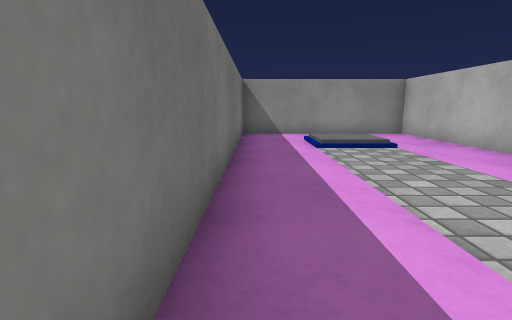
View 1 (above)

16 first-person views from a walk through a Unity game level. The camera is 0.51 m above the floor, tilts 10° down and sees 80° across. The floor is counted in squares, 0.5 m on a side. Each view is taken from the middle of a square. On the plan, view 1 faces up. The plan holds only what a view shows up to about 12 squares ahead; the rest is blank. The place goes on beyond the plan. The player character is not drawn. Surface patterns are stand-ins for the level's own textures.

View 2
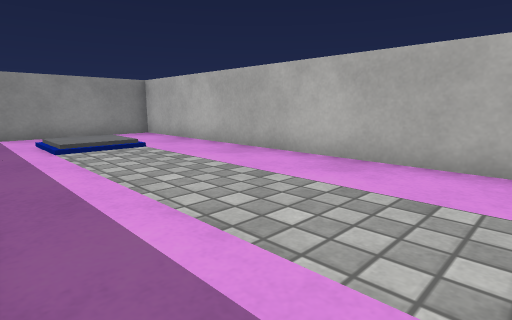

View 3
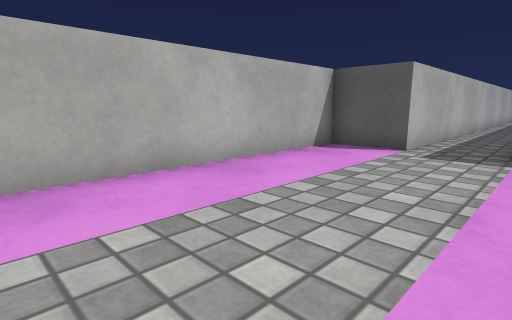

View 4
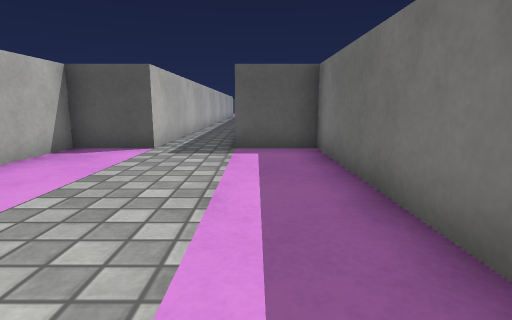

View 5
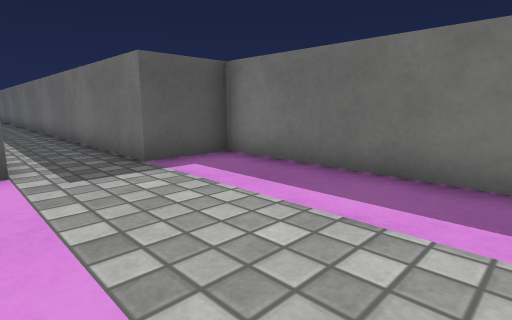

View 6
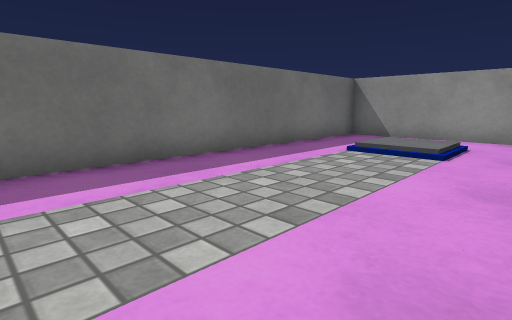

View 7
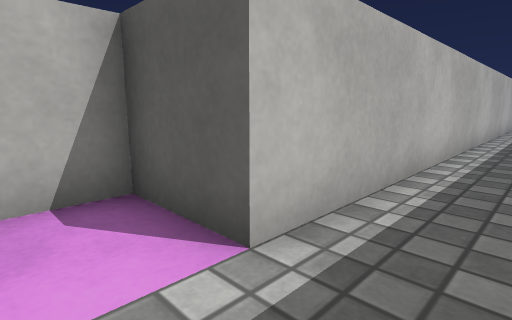

View 8
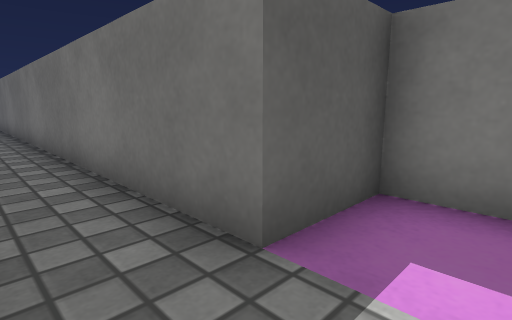

View 9
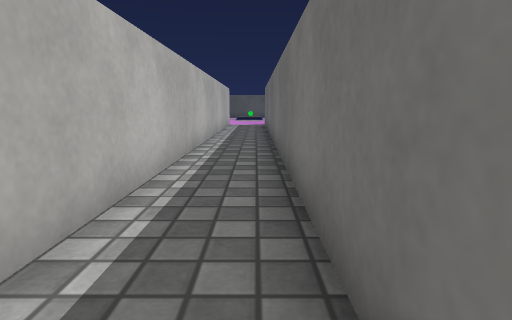

View 10
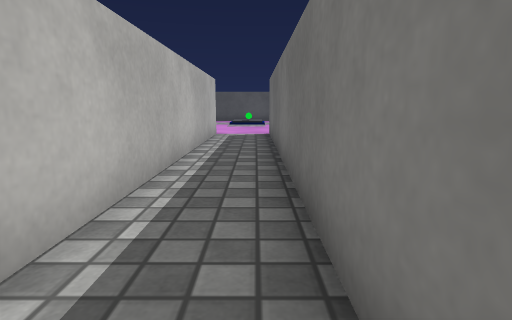

View 11
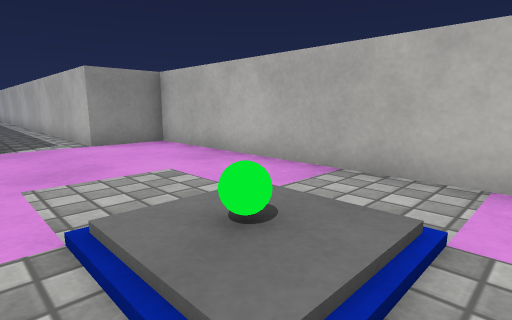

View 12
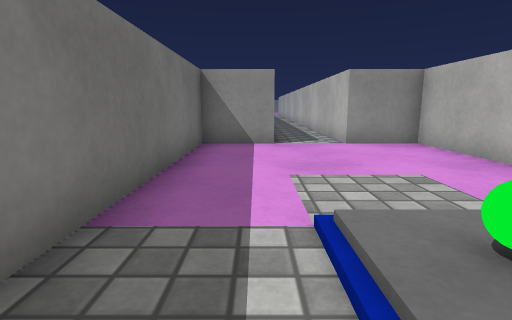

View 13
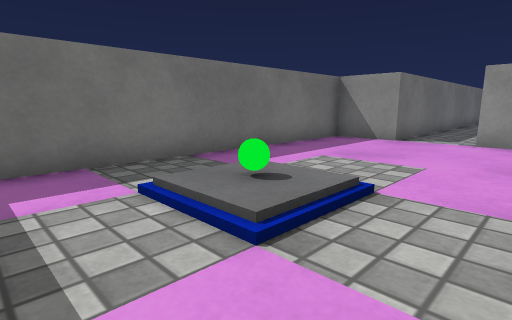

View 14
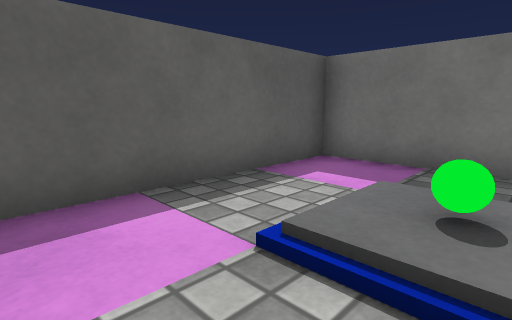

View 15
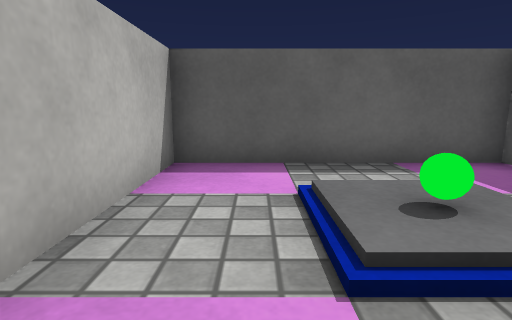

View 16
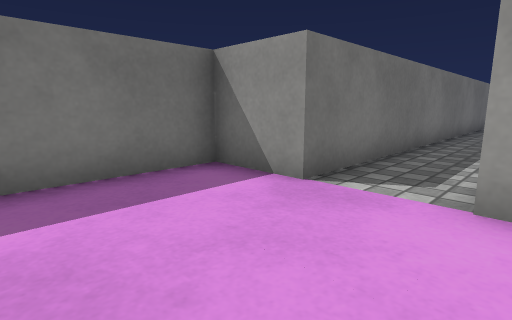

### Floor plan
Points are (right, up) in squares from view 1. A wall is a line through its corners. A room is listed if a view was taken in it or the views show most of it. See-through windows are left out.
Room 1 (views 1, 2, 3, 4, 5, 6, 7, 8, 9, 10)
walls: (3.5, -30.6) (3.5, -4.4) (5.5, -4.4) (5.5, 11.5) (-0.5, 11.5) (-0.5, -4.4) (1.5, -4.4) (1.5, -30.6)
ways out: opening at (2.5, -30) to room 2
objects: other object (3, 9)
Room 2 (views 11, 12, 13, 14, 15, 16)
walls: (3.5, -40.5) (5.5, -40.5) (5.5, -30.6) (3.5, -30.6); (1.5, -30.6) (-0.5, -30.6) (-0.5, -40.5) (1.5, -40.5)
ways out: opening at (2.5, -30) to room 1
objects: block (2, -42) to (3, -41); other object (2, -37); green ball (2, -36)

Positions as (right, up) in squares from view 1, and headings:
1: (0, 0), facing up
2: (0, 0), facing up-right
3: (1, 3), facing down-right
4: (1, 3), facing down
5: (4, 1), facing down-left
6: (5, 1), facing up-left
7: (2, -3), facing down-right
8: (3, -3), facing down-left
9: (2, -13), facing down
10: (2, -19), facing down
11: (1, -39), facing up-right
12: (1, -39), facing up
13: (5, -40), facing up-left
14: (5, -37), facing down-left
15: (4, -35), facing down
16: (4, -34), facing up-left
